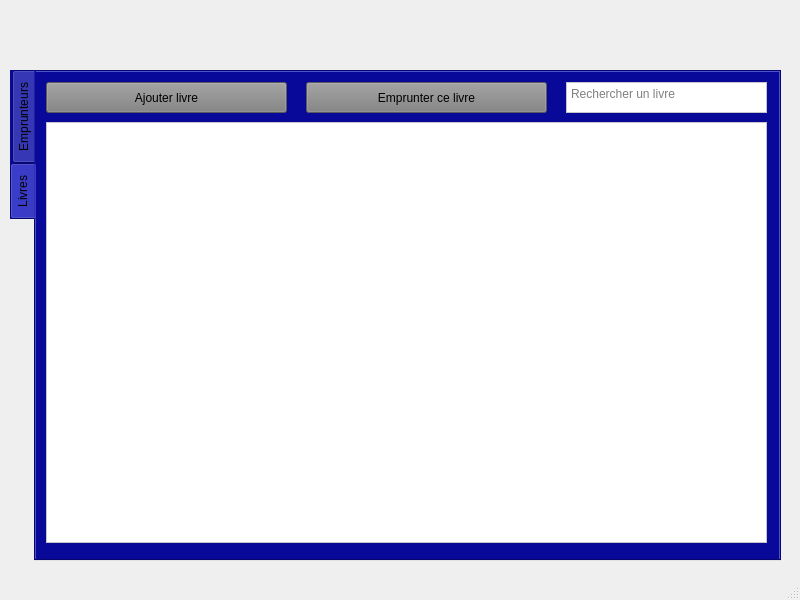
<?xml version="1.0" encoding="UTF-8"?>
<ui version="4.0">
 <class>MainWindow</class>
 <widget class="QMainWindow" name="MainWindow">
  <property name="geometry">
   <rect>
    <x>0</x>
    <y>0</y>
    <width>800</width>
    <height>600</height>
   </rect>
  </property>
  <property name="windowTitle">
   <string>Gestion de librairie</string>
  </property>
  <property name="windowIcon">
   <iconset>
    <normaloff>assets/tabBookIcon.png</normaloff>assets/tabBookIcon.png</iconset>
  </property>
  <widget class="QWidget" name="centralwidget">
   <widget class="QTabWidget" name="Tabs">
    <property name="geometry">
     <rect>
      <x>10</x>
      <y>70</y>
      <width>771</width>
      <height>491</height>
     </rect>
    </property>
    <property name="styleSheet">
     <string notr="true">background-color: #080998</string>
    </property>
    <property name="tabPosition">
     <enum>QTabWidget::West</enum>
    </property>
    <property name="tabShape">
     <enum>QTabWidget::Rounded</enum>
    </property>
    <property name="currentIndex">
     <number>1</number>
    </property>
    <widget class="QWidget" name="Tab_people">
     <attribute name="icon">
      <iconset>
       <normaloff>assets/tabEmpIcon.png</normaloff>assets/tabEmpIcon.png</iconset>
     </attribute>
     <attribute name="title">
      <string>Emprunteurs</string>
     </attribute>
     <widget class="QTableWidget" name="empTable">
      <property name="geometry">
       <rect>
        <x>10</x>
        <y>50</y>
        <width>721</width>
        <height>421</height>
       </rect>
      </property>
      <property name="styleSheet">
       <string notr="true">background-color: white</string>
      </property>
     </widget>
     <widget class="QPushButton" name="addEmpButton">
      <property name="geometry">
       <rect>
        <x>10</x>
        <y>12</y>
        <width>241</width>
        <height>31</height>
       </rect>
      </property>
      <property name="styleSheet">
       <string notr="true">background-color:grey</string>
      </property>
      <property name="text">
       <string>Ajouter emprunteur</string>
      </property>
      <property name="icon">
       <iconset>
        <normaloff>assets/tabEmpIcon.png</normaloff>assets/tabEmpIcon.png</iconset>
      </property>
     </widget>
     <widget class="QTextEdit" name="empSearchArea">
      <property name="geometry">
       <rect>
        <x>470</x>
        <y>10</y>
        <width>261</width>
        <height>31</height>
       </rect>
      </property>
      <property name="styleSheet">
       <string notr="true">background-color:white</string>
      </property>
      <property name="placeholderText">
       <string>Rechercher un emprunteur</string>
      </property>
     </widget>
    </widget>
    <widget class="QWidget" name="Tab_livre">
     <attribute name="icon">
      <iconset>
       <normaloff>assets/tabBookIcon.png</normaloff>assets/tabBookIcon.png</iconset>
     </attribute>
     <attribute name="title">
      <string>Livres</string>
     </attribute>
     <widget class="QPushButton" name="addBookButton">
      <property name="geometry">
       <rect>
        <x>10</x>
        <y>10</y>
        <width>241</width>
        <height>31</height>
       </rect>
      </property>
      <property name="styleSheet">
       <string notr="true">background-color: grey</string>
      </property>
      <property name="text">
       <string>Ajouter livre</string>
      </property>
      <property name="icon">
       <iconset>
        <normaloff>assets/tabBookIcon.png</normaloff>assets/tabBookIcon.png</iconset>
      </property>
     </widget>
     <widget class="QTableWidget" name="bookTable">
      <property name="geometry">
       <rect>
        <x>10</x>
        <y>50</y>
        <width>721</width>
        <height>421</height>
       </rect>
      </property>
      <property name="styleSheet">
       <string notr="true">background-color: white</string>
      </property>
     </widget>
     <widget class="QTextEdit" name="bookSearchArea">
      <property name="geometry">
       <rect>
        <x>530</x>
        <y>10</y>
        <width>201</width>
        <height>31</height>
       </rect>
      </property>
      <property name="styleSheet">
       <string notr="true">background-color:white</string>
      </property>
      <property name="placeholderText">
       <string>Rechercher un livre</string>
      </property>
     </widget>
     <widget class="QPushButton" name="empBookButton">
      <property name="geometry">
       <rect>
        <x>270</x>
        <y>10</y>
        <width>241</width>
        <height>31</height>
       </rect>
      </property>
      <property name="styleSheet">
       <string notr="true">background-color: grey</string>
      </property>
      <property name="text">
       <string>Emprunter ce livre</string>
      </property>
      <property name="icon">
       <iconset>
        <normaloff>assets/tabBookIcon.png</normaloff>assets/tabBookIcon.png</iconset>
      </property>
     </widget>
    </widget>
   </widget>
  </widget>
  <widget class="QMenuBar" name="menubar">
   <property name="geometry">
    <rect>
     <x>0</x>
     <y>0</y>
     <width>800</width>
     <height>21</height>
    </rect>
   </property>
  </widget>
  <widget class="QStatusBar" name="statusbar"/>
 </widget>
 <resources/>
 <connections/>
</ui>
